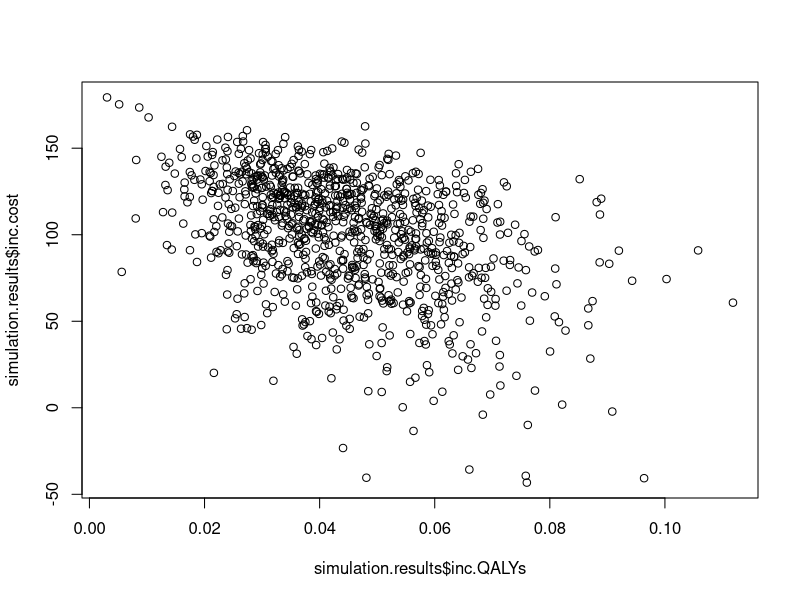

Generate this figure with R:
#  DM4HEE 
#  Exercise 4.8 - Making the THR model probabilistic
#  Author: Andrew Briggs
#  Date created: 22 February 2021
#  Date last edit: 12 March 2021


library(data.table)

#  Read in the life table and covariance table

life.table <- read.csv("inputs/life-table.csv")
life.table<-data.table(life.table)
cov.55<-read.csv("inputs/cov55.csv",row.names=1,header=TRUE) ## 1st col and row as labels
# Define fixed parameters outside of the model to avoid repition

cDR<-0.06
oDR<-0.015

#  Seed the starting states of the model
seed<-c(1,0,0,0,0)

#  Set the total number of cycles to run and name the states
cycles<-60

state.names<-c("P-THR","successP-THR","R-THR","successR-THR","Death")
n.states<-length(state.names)


# O.discount.factor<-matrix(data=NA,nrow=1,ncol=cycles)
# for (i in 1:cycles) {
#   O.discount.factor[1,i]<-1/(1+oDR)^i
# }
# O.discount.factor
O.discount.factor <- matrix(1/(1+oDR) ^ c(1:cycles), nrow = 1, ncol = cycles)
O.discount.factor


# C.discount.factor<-matrix(data=NA,nrow=1,ncol=cycles)
# for (i in 1:cycles) {
#   C.discount.factor[1,i]<-1/(1+cDR)^i
# }
# C.discount.factor
C.discount.factor <- matrix(1/(1+cDR) ^ c(1:cycles), nrow = 1, ncol = cycles)
C.discount.factor

 model.THR<-function(age, male) {

#  Defining parameters

#  Demographics

#age<-60
#male<-0

#  Transition probabilities

omrPTHR<-rbeta(1,2,98)
omrRTHR<-rbeta(1,2,98)
rrr<-rbeta(1,4,96)

#  Revision rates

mn.cons<--5.490935
mn.ageC<--0.0367022
mn.maleC<-0.768536
mn.NP1<--1.344474
mn.lngamma<-0.3740968
mn<-c(mn.lngamma, mn.cons,mn.ageC,mn.maleC,mn.NP1)
cholcomp <-chol(cov.55) ## would not use T as it's part of logical base notation for TRUE
# suggested change e.g. Tchol <- xxx etc. and change throughout
var.names <- c("lngamma","cons","age","male","NP1")
n.var <- length(var.names)
cholm <-  matrix(data=0, nrow=n.var, ncol=n.var,
                 dimnames = list(var.names, var.names))

cholm[1,1] <- sqrt(cov.55[1,1])
cholm[2,1] <- cov.55[2,1]/cholm[1,1]
cholm[3,1] <- cov.55[3,1]/cholm[1,1]
cholm[4,1] <- cov.55[4,1]/cholm[1,1]
cholm[5,1] <- cov.55[5,1]/cholm[1,1]

cholm[2,2] <- sqrt(cov.55[2,2]-(cholm[2,1]^2))
cholm[3,2] <- (cov.55[3,2]-cholm[2,1]*cholm[3,1])/cholm[2,2]
cholm[4,2] <- (cov.55[4,2]-cholm[2,1]*cholm[4,1])/cholm[2,2]
cholm[5,2] <- (cov.55[5,2]-cholm[2,1]*cholm[5,1])/cholm[2,2]

cholm[3,3] <- sqrt(cov.55[3,3]-(cholm[3,1]^2)-(cholm[3,2]^2))
cholm[4,3] <- (cov.55[4,3]-cholm[3,1]*cholm[4,1]-cholm[3,2]*cholm[4,2])/cholm[3,3]
cholm[5,3] <- (cov.55[5,3]-cholm[3,1]*cholm[5,1]-cholm[3,2]*cholm[5,2])/cholm[3,3]

cholm[4,4] <- sqrt(cov.55[4,4]-(cholm[4,1]^2)-(cholm[4,2]^2)-(cholm[4,3]^2))
cholm[5,4] <- (cov.55[5,4]-cholm[4,1]*cholm[5,1]-cholm[4,2]*cholm[5,2]-cholm[4,3]*cholm[5,3])/cholm[4,4]

cholm[5,5] <- sqrt(cov.55[5,5]-(cholm[5,1]^2)-(cholm[5,2]^2)-
                     (cholm[5,3]^2)-(cholm[5,4]^2))

# ### efficient way
# cholm[1,1] <- sqrt(cov.55[1,1])
# cholm[2:5,1] <- cov.55[2:5,1]/cholm[1,1]
# cholm[2,2] <- sqrt(cov.55[2,2]-(cholm[2,1]^2))
# cholm[3:5,2] <- (cov.55[3:5,2]-cholm[2,1]*cholm[3:5,1])/cholm[2,2]
# ### can be expanded

z<-rnorm(5,0,1)
x<-mn+cholm%*%z

lngamma<-x[1,1]
cons<-x[2,1]
ageC<-x[3,1]
maleC<-x[4,1]
NP1<-x[5,1]

sp0.LP<-cons+age*ageC+male*maleC
np1.LP<-cons+age*ageC+male*maleC+NP1

#  Costs

cPrimary<-0
mn.cRevision<-5294
se.cRevision<-1487
a.cRevision<-(mn.cRevision/se.cRevision)^2
b.cRevision<-(se.cRevision^2)/mn.cRevision
cRevision<-rgamma(1,shape=a.cRevision,scale=b.cRevision)
cSuccess<-0
cSP0<-394
cNP1<-579
state.costs<-c(cPrimary, cSuccess, cRevision,cSuccess,0)

#  Utilities

mn.uSuccessP<-0.85
se.uSuccessP<-0.03
ab.uSuccessP<-mn.uSuccessP*(1-mn.uSuccessP)/(se.uSuccessP^2)
a.uSuccessP<-mn.uSuccessP*ab.uSuccessP
b.uSuccessP<-a.uSuccessP*(1-mn.uSuccessP)/mn.uSuccessP
uSuccessP<-rbeta(1,a.uSuccessP,b.uSuccessP)

mn.uSuccessR<-0.75
se.uSuccessR<-0.04
ab.uSuccessR<-mn.uSuccessR*(1-mn.uSuccessR)/(se.uSuccessR^2)
a.uSuccessR<-mn.uSuccessR*ab.uSuccessR
b.uSuccessR<-a.uSuccessR*(1-mn.uSuccessR)/mn.uSuccessR
uSuccessR<-rbeta(1,a.uSuccessR,b.uSuccessR)

mn.uRevision<-0.30
se.uRevision<-0.03
ab.uRevision<-mn.uRevision*(1-mn.uRevision)/(se.uRevision^2)
a.uRevision<-mn.uRevision*ab.uRevision
b.uRevision<-a.uRevision*(1-mn.uRevision)/mn.uRevision
uRevision<-rbeta(1,a.uRevision,b.uRevision)

state.utilities<-c(0,uSuccessP,uRevision,uSuccessR,0)



#  Create revision and death risk as function of age

mr<-3-male
cycle<-1:cycles
current.age<-age+cycle
#current.age
death.risk<-data.table(current.age)
setkey(life.table,"Index")
setkey(death.risk,"current.age")
death.risk<-life.table[death.risk, roll=TRUE]
death.risk.vector <- as.vector(as.matrix(death.risk[,..mr]))

revision.risk.sp0<-1-exp(exp(sp0.LP)*((cycle-1)^exp(lngamma)-cycle^exp(lngamma)))
revision.risk.np1<-1-exp(exp(np1.LP)*((cycle-1)^exp(lngamma)-cycle^exp(lngamma)))
tdtps<-data.table(death.risk,revision.risk.sp0,revision.risk.np1)
#tdtps



#  Now create a transition matrix for the standard prosthesis arm
#  We start with a three dimensional array in order to capture the time dependencies
#  The 'pull' command gives the value of that element without the indexing (without pull the indexing gets messed up in the array)

SP0.tm<-array(data=0,dim=c(5,5,60))
#  provideDimnames(SP.tm,sep="-",base=list(state.names,state.names,"time"))


for (i in 1:60) {
  SP0.tm[1,2,i]<-1-omrPTHR
  SP0.tm[1,5,i]<-omrPTHR
  SP0.tm[2,2,i]<-1-revision.risk.sp0[i]-death.risk.vector[i]
  SP0.tm[2,3,i]<-revision.risk.sp0[i]
  SP0.tm[2,5,i]<-death.risk.vector[i]
  SP0.tm[3,4,i]<-1-omrRTHR-death.risk.vector[i]
  SP0.tm[3,5,i]<-omrRTHR+death.risk.vector[i]
  SP0.tm[4,3,i]<-rrr
  SP0.tm[4,4,i]<-1-rrr-death.risk.vector[i]
  SP0.tm[4,5,i]<-death.risk.vector[i]
  SP0.tm[5,5,i]<-1
  
}



#  Now create a transition matrix for the new prosthesis arm
#  We start with a three dimensional array in order to capture the time dependencies
#  The 'pull' command gives the value of that element without the indexing (without pull the indexing gets messed up in the array)

NP1.tm<-array(data=0,dim=c(5,5,60))
#  provideDimnames(SP.tm,sep="-",base=list(state.names,state.names,"time"))


for (i in 1:60) {
  NP1.tm[1,2,i]<-1-omrPTHR
  NP1.tm[1,5,i]<-omrPTHR
  NP1.tm[2,2,i]<-1-revision.risk.np1[i]-death.risk.vector[i]
  NP1.tm[2,3,i]<-revision.risk.np1[i]
  NP1.tm[2,5,i]<-death.risk.vector[i]
  NP1.tm[3,4,i]<-1-omrRTHR-death.risk.vector[i]
  NP1.tm[3,5,i]<-omrRTHR+death.risk.vector[i]
  NP1.tm[4,3,i]<-rrr
  NP1.tm[4,4,i]<-1-rrr-death.risk.vector[i]
  NP1.tm[4,5,i]<-death.risk.vector[i]
  NP1.tm[5,5,i]<-1
}


#  Create a trace for the standard prosthesis arm

trace.SP0<-matrix(data=NA,nrow=cycles,ncol=n.states)
colnames(trace.SP0)<-state.names
trace.SP0[1,]<-seed%*%SP0.tm[,,1]

for (i in 2:cycles) {
  trace.SP0[i,]<-trace.SP0[i-1,]%*%SP0.tm[,,i]
}
#trace.SP0

#  Create a trace for the new prosthesis arm

trace.NP1<-matrix(data=NA,nrow=cycles,ncol=n.states)
colnames(trace.NP1)<-state.names
trace.NP1[1,]<-seed%*%NP1.tm[,,1]

for (i in 2:cycles) {
  trace.NP1[i,]<-trace.NP1[i-1,]%*%NP1.tm[,,i]
}
#trace.NP1

#  Calculate QALYs & discounted QALYs in each treatment arm

QALYs.SP0<-trace.SP0%*%state.utilities
#QALYs.SP0
QALYs.NP1<-trace.NP1%*%state.utilities
#QALYs.NP1
undisc.QALYs.SP0<-colSums(QALYs.SP0)
#undisc.QALYs.SP0
undisc.QALYs.NP1<-colSums(QALYs.NP1)
#undisc.QALYs.NP1


disc.QALYs.SP0<-O.discount.factor%*%QALYs.SP0
disc.QALYs.NP1<-O.discount.factor%*%QALYs.NP1
#disc.QALYs.SP0
#disc.QALYs.NP1

#  Calculate costs and discounted costs in each treatment arm

cost.SP0<-trace.SP0%*%state.costs
#cost.SP0

undisc.cost.SP0<-colSums(cost.SP0)+cSP0
#undisc.cost.SP0

cost.NP1<-trace.NP1%*%state.costs
#cost.NP1
undisc.cost.NP1<-colSums(cost.NP1)+cNP1
#undisc.cost.NP1


disc.cost.SP0<-C.discount.factor%*%cost.SP0+cSP0
disc.cost.NP1<-C.discount.factor%*%cost.NP1+cNP1
#disc.cost.SP0
#disc.cost.NP1

#  Cost-effectiveness results

inc.cost<-disc.cost.NP1-disc.cost.SP0
inc.QALYs<-disc.QALYs.NP1-disc.QALYs.SP0
#icer<-inc.cost/inc.QALYs
#inc.cost
#inc.QALYs
#icer

increments<-c(inc.QALYs,inc.cost)
return(increments)

}


# Use a loop to run simulations

# Set the number of simulations to run
sim.runs <- 1000

simulation.results <- data.frame(matrix(0, sim.runs, 2))
colnames(simulation.results)<-c("inc.QALYs","inc.costs")
pb = txtProgressBar(min = 0, max = sim.runs, initial = 0, style = 3)

for(i in 1:sim.runs) {
  setTxtProgressBar(pb,i)
  simulation.results[i,] <- model.THR(60,0)
}

plot(simulation.results$inc.QALYs,simulation.results$inc.cost)

# Mean results
colMeans(simulation.results)

